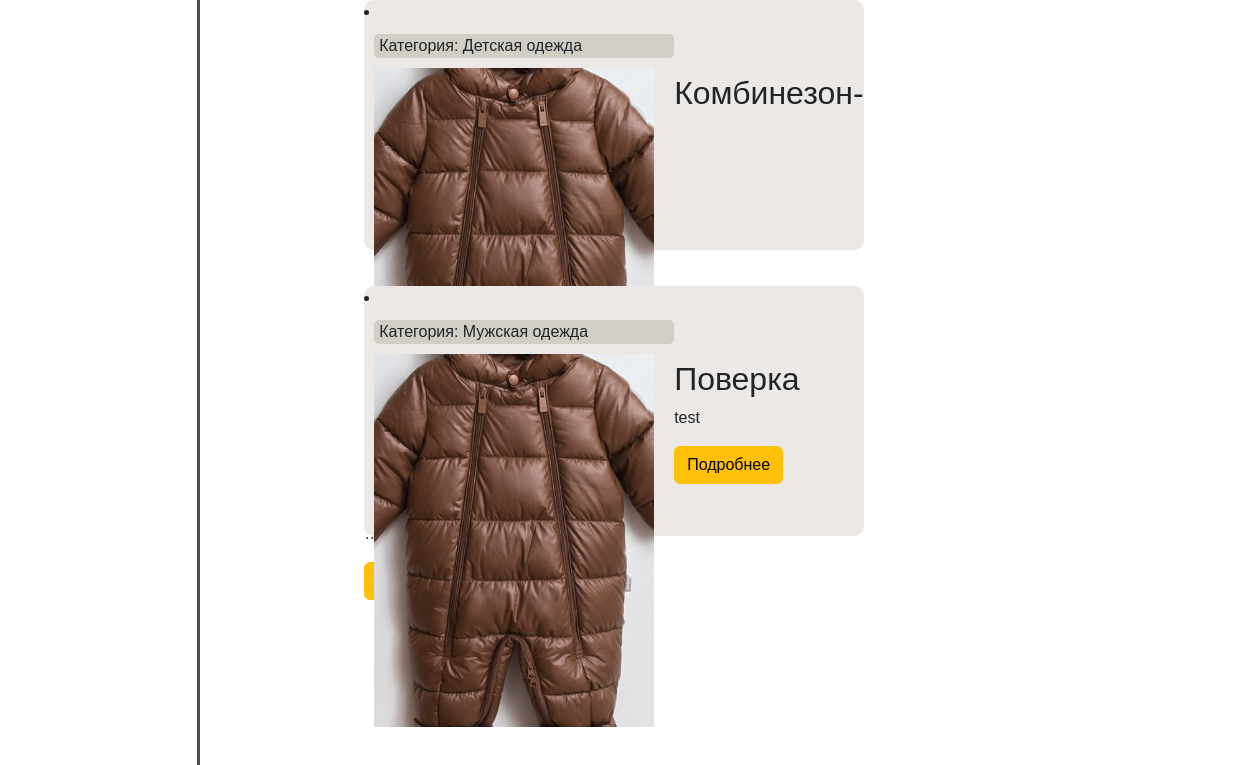
Before: / (lower part) with the older database file.
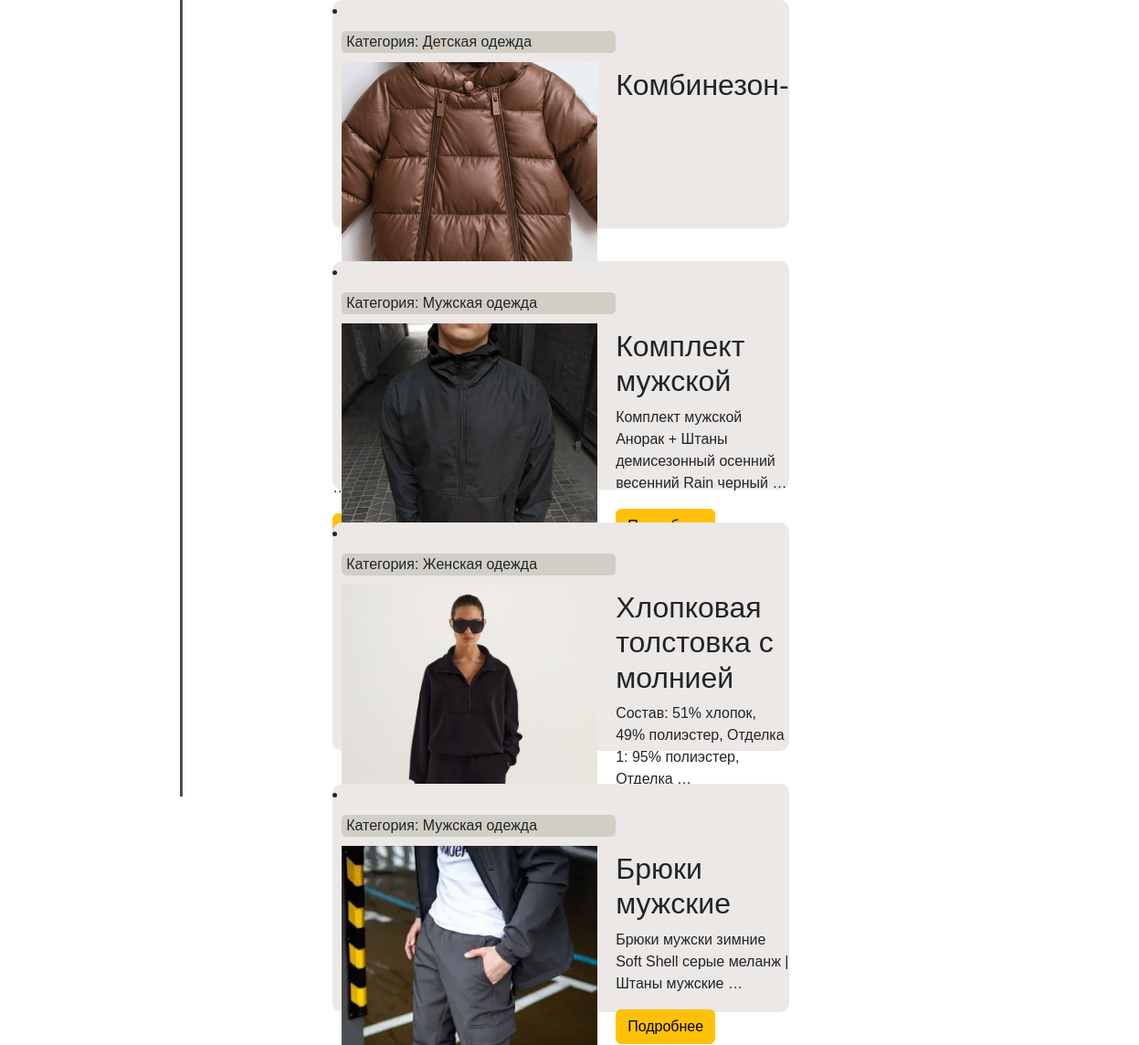
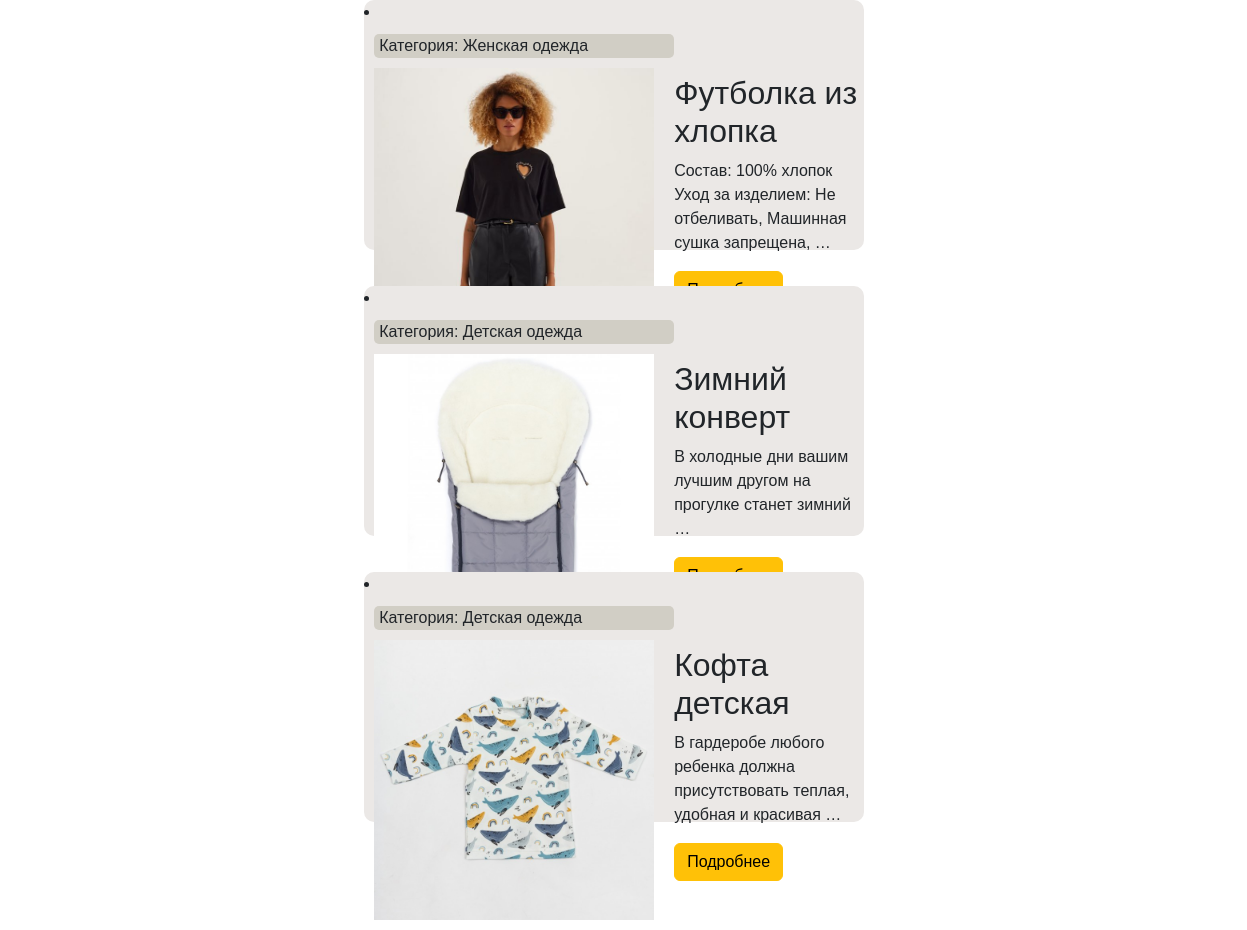
After: the same page with the newer database file (2 pictures, top to bottom).
### main/models.py (models this page shows, shortened)
class Product(models.Model):
    title = models.CharField(max_length=255, verbose_name='Название')
    content = models.TextField(verbose_name='Описание')
    price = models.IntegerField(verbose_name='Цена')
    slug = models.SlugField(max_length=255, db_index=True, verbose_name='url', unique=True)
    photo = models.ImageField(upload_to='photos/%Y/%m/%d/')
    time_create = models.DateTimeField(auto_now_add=True)
    time_update = models.DateTimeField(auto_now=True)
    cat = models.ForeignKey('Category', on_delete=models.PROTECT)
    def get_absolute_url(self):
        return reverse('show_post', kwargs={'post_slug': self.slug})

class Category(models.Model):
    name = models.CharField(max_length=255, db_index=True)
    slug = models.SlugField(max_length=255, db_index=True, verbose_name='url', unique=True)
    def __str__(self):
        return self.name
    def get_absolute_url(self):
        return reverse('cats', kwargs={'cat_slug': self.slug})

### main/views.py (the view)
# urls.py: path('', ProductHome.as_view(), name='home'),
class ProductHome(DataMixin, ListView):
    model = Product
    template_name = 'main/index.html'
    context_object_name = 'products'
    def get_context_data(self, *, object_list=None, **kwargs):
        context = super().get_context_data(**kwargs)
        c_def = self.get_user_context(title="NameSite")
        return dict(list(context.items()) + list(c_def.items()))

### main/templatetags/main_tags.py (called while the page is built)
@register.inclusion_tag('main/list_categories.html')
def show_categories():
    cats = Category.objects.all()
    return {'cats': cats}

### main/utils.py (called while the page is built)
    def get_user_context(self, **kwargs):
       context = kwargs
       cats = Category.objects.all()
       context ['menu'] = menu
       context ['cats'] = cats
       return context

### main/templates/main/index.html (shortened to what this page needs)
{% extends 'main/layout.html' %}
{% block content %}
    <div class="menu">
		{% for p in products %}
            <li><div class="article-panel">
	<p class="first">Категория: {{p.cat}}</p>
</div>
{% if p.photo %}
				<p><img class="img-article-left" src="{{ p.photo.url }}" alt=""></p>
				<h2>{{p.title}}</h2>
{% endif %}
	{% autoescape on %}
	{{p.content|linebreaks|truncatewords:10}}
	{% endautoescape %}
			<p class="link-read-post"><a href="{{ p.get_absolute_url }}" class="btn btn-warning">Подробнее</a></p>
			</li>
        {% endfor %}
    </div>
{% endblock %}

### main/templates/main/layout.html (shortened to what this page needs)
{% load static %}
{% load main_tags %}
<!DOCTYPE html>
<html lang="en">
<head>
    <link rel="stylesheet" href="https://cdn.jsdelivr.net/npm/bootstrap@5.2.3/dist/css/bootstrap.min.css">
    <link type="text/css" rel="stylesheet" href="{% static 'main/css/style.css' %}" >
    <link rel="stylesheet" href="https://cdnjs.cloudflare.com/ajax/libs/font-awesome/6.2.1/css/brands.min.css">
</head>
<body>
    <div class="cats">
        <aside>
        </aside>
    </div>
{% block content %}
{% endblock %}
</body>
</html>

### main/static/main/css/style.css (style rules this page uses)
html, body { font-family: 'Arial' }
aside { float: left; background: white; width: 16%; padding: 1.5%; height: 300vh; color: #fff; border-right: 3px solid #4d4d4d; margin-right: 25px; font-size: 22px; line-height: 50px; }
img.img-article-left { max-width: 300px; height: auto; float: left; padding: 0 20px 10px 0; margin-left: 10px }
.menu { display: flex; flex-wrap: wrap; justify-content: space-around; }
.menu li { margin: 18px; width:500px; height: 250px; background-color: #ebe8e6; border-radius: 10px; }
.first { margin: 10px; background-color: #d1cec5; border-radius: 5px; width: 300px; padding-left: 5px }

Changed rows visible on the page:
removed Product: cat "Мужская одежда", photo (picture), title "Поверка", content "test"
added Product: cat "Мужская одежда", photo (picture), title "Комплект мужской", content "Комплект мужской Анорак + Штаны демисезонный осенний весенний Rain черный …"
added Product: cat "Женская одежда", photo (picture), title "Хлопковая толстовка с молнией", content "Состав: 51% хлопок, 49% полиэстер, Отделка 1: 95% полиэстер, Отделка …"
added Product: cat "Мужская одежда", photo (picture), title "Брюки мужские", content "Брюки мужски зимние Soft Shell серые меланж | Штаны мужские …"
added Product: cat "Женская одежда", photo (picture), title "Футболка из хлопка", content "Состав: 100% хлопок Уход за изделием: Не отбеливать, Машинная сушка запрещена, …"
added Product: cat "Детская одежда", photo (picture), title "Зимний конверт", content "В холодные дни вашим лучшим другом на прогулке станет зимний …"
added Product: cat "Детская одежда", photo (picture), title "Кофта детская", content "В гардеробе любого ребенка должна присутствовать теплая, удобная и красивая …"
